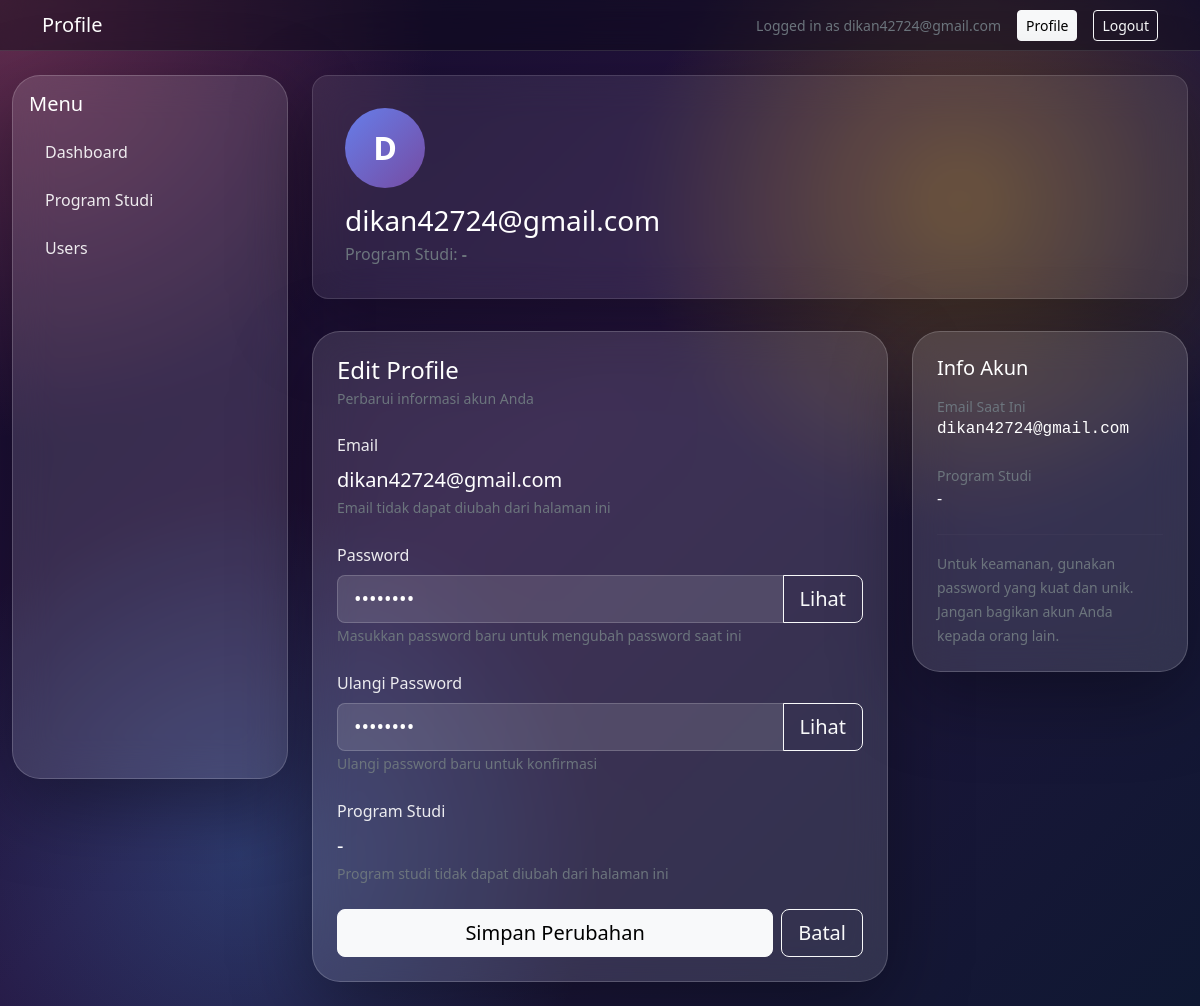
/profile.php (signed in), run on an earlier commit of the app's database.
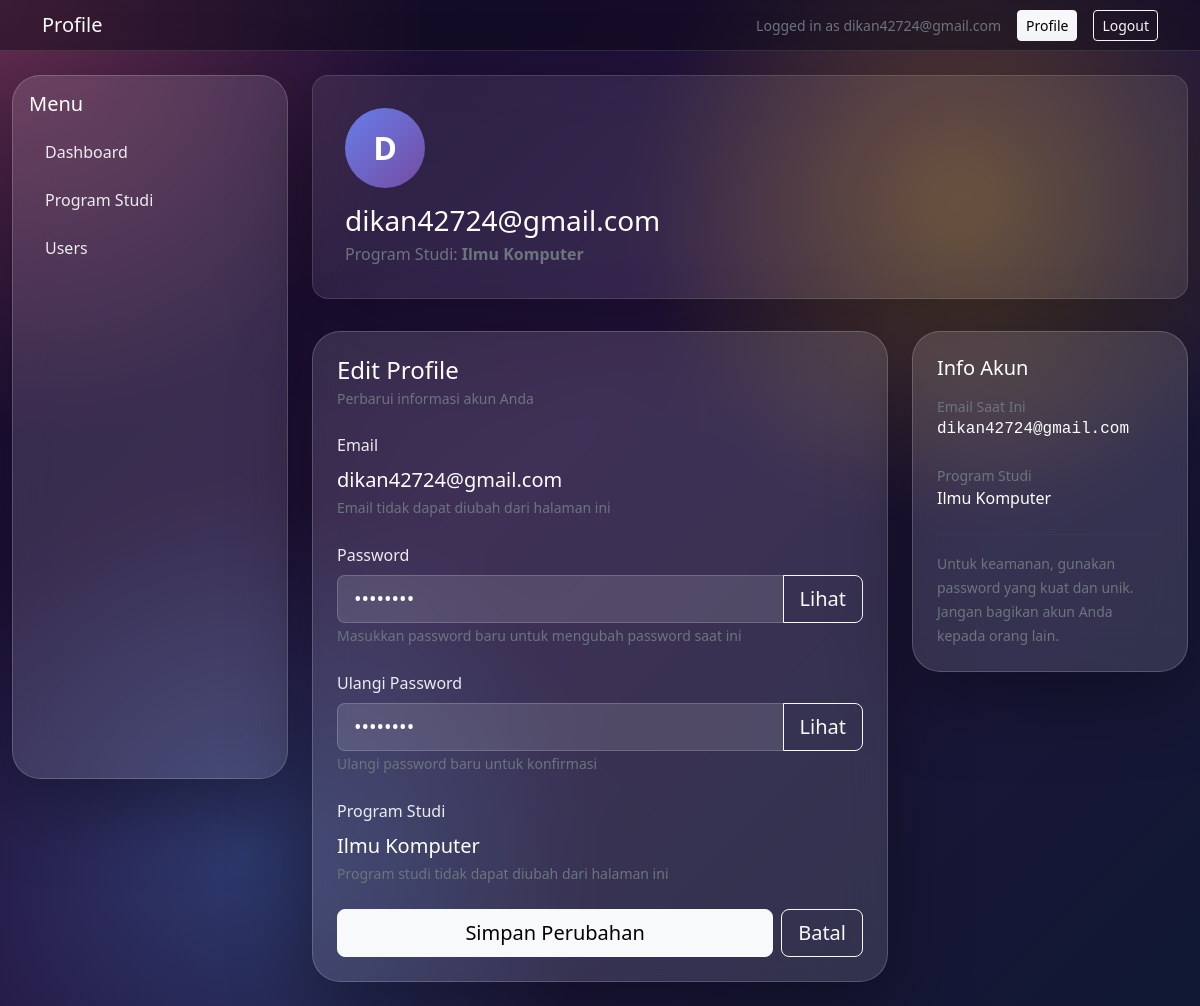
And on a later commit of the database.
### tables this page shows
CREATE TABLE `prodi_tbl` (
  `prodi_id` int(11) NOT NULL,
  `nama_prodi` varchar(255) NOT NULL
);

### profile.php (the view, shortened to what the changed rows need)
<?php
$dbHost = 'localhost';
$dbUser = 'root';
$dbPassword = '';
$dbName = 'pemweb_db';
$email = $_SESSION['email'] ?? 'User';
$error = '';
$prodiName = '-';
$conn = new mysqli($dbHost, $dbUser, $dbPassword, $dbName);
$prodiList = [];
if ($error === '') {
	$prodiResult = $conn->query('SELECT prodi_id, nama_prodi FROM prodi_tbl ORDER BY nama_prodi ASC');
	if ($prodiResult) {
		while ($row = $prodiResult->fetch_assoc()) {
			$prodiList[] = $row;
		}
	}
	$stmt = $conn->prepare('SELECT email, password, prodi_id FROM user_tbl WHERE email = ?');
	if ($stmt) {
		$stmt->bind_param('s', $email);
		$stmt->execute();
		$result = $stmt->get_result();
		if ($row = $result->fetch_assoc()) {
			$selectedProdiId = $row['prodi_id'];
			foreach ($prodiList as $prodi) {
				if ($prodi['prodi_id'] == $selectedProdiId) {
					$prodiName = $prodi['nama_prodi'];
					break;
				}
			}
		}
	}
}
?>
<!doctype html>
<html lang="en">
<head>
	<link rel="stylesheet" href="css/bootstrap.min.css">
</head>
<body>
	<main class="container-fluid py-4">
		<div class="row g-4">
			<section class="col-12 col-md-9">
				<div class="row">
					<div class="col-12">
						<div class="hero-glass profile-header">
							<div class="d-flex align-items-start">
								<div>
									<p class="text-secondary mb-0">Program Studi: <strong><?php echo htmlspecialchars($prodiName, ENT_QUOTES, 'UTF-8'); ?></strong></p>
								</div>
							</div>
						</div>
					</div>
					<div class="col-12 col-lg-8">
						<div class="hero-glass p-4">
							<form method="post" action="profile.php">
								<div class="mb-4">
									<label class="form-label d-block">Program Studi</label>
									<p class="mb-0 fs-5"><?php echo htmlspecialchars($prodiName, ENT_QUOTES, 'UTF-8'); ?></p>
									<small class="text-secondary">Program studi tidak dapat diubah dari halaman ini</small>
								</div>
							</form>
						</div>
					</div>
					<div class="col-12 col-lg-4">
						<div class="hero-glass p-4">
							<div class="mb-4">
								<small class="text-secondary d-block">Program Studi</small>
								<p class="mb-0"><?php echo htmlspecialchars($prodiName, ENT_QUOTES, 'UTF-8'); ?></p>
							</div>
						</div>
					</div>
				</div>
			</section>
		</div>
	</main>
</body>
</html>

What changed in the data, as far as the page shows it:
added prodi_tbl: nama_prodi "Ilmu Komputer"
Also different on the page:
$prodiName: "-" → (not shown)
